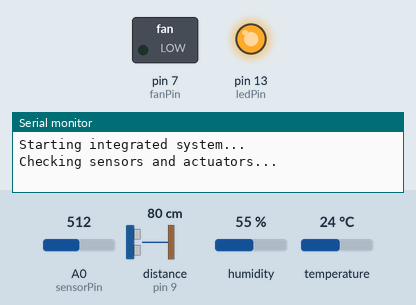
Recording of a sketch running on a simulated Arduino Uno, built with avr-gcc and run on an emulated ATmega328P. Shown: switched loads named in the sketch (green lamp = pin HIGH), output pins drawn as LEDs (lit = HIGH), the last lines printed to the serial monitor. Wiring (inferred from the names in the program): ultrasonic range finder: trigger pin 8; echo pin 9. The test bench sets the inputs (shaded band); at power-on: A0 (sensorPin) = 512, distance to the obstacle (sensor on pin 9) 80 cm, humidity 55 %, temperature 24 °C. The echo pulse lasts 58.3 µs per cm; pins used as bus, display or sensor lines are not drawn.

Above: at 0.1 s.
At 1.1 s:
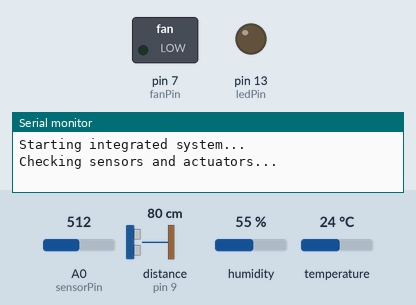
At 18.3 s:
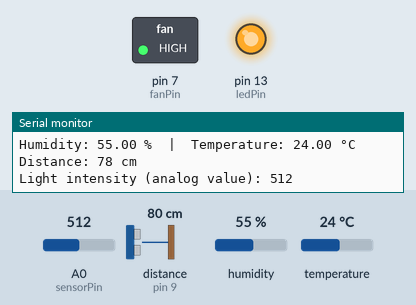
At 37.5 s:
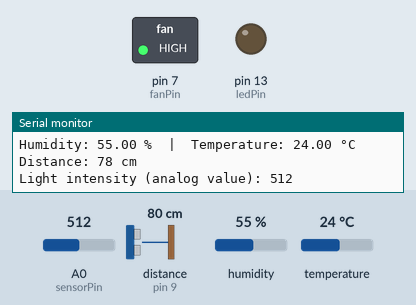
Timing chart, 0 to 39.0 s (numbered marks = the images above):
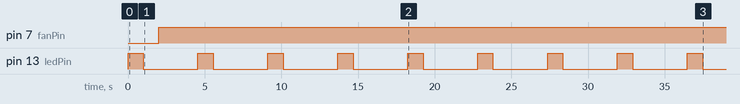

Measured:
- by itself, pin 7 (fanPin): LOW → HIGH at 2.0 s
- by itself, pin 13 (ledPin): alternates HIGH for 1.0 s and LOW for 3.6 s

The sketch:

full_prototype.ino
```cpp
/*
Project: Sensor and Actuator Control System
Author: Enrique A. Gracián Castro
Date: 25/09/2025
Description:
This code integrates the reading of multiple sensors (DHT11, ultrasonic, and LDR),
as well as the control of an LED and a relay (fan). The results are displayed
on the serial monitor for supervision.
*/

// ---------------------------
// Libraries
// ---------------------------
#include "DHT.h"              // Library for the DHT sensor
#include <Adafruit_Sensor.h>  // Universal Adafruit library

// ---------------------------
// Pin Definitions
// ---------------------------
#define DHTPIN 2              // DHT11 sensor pin
#define DHTTYPE DHT11         // DHT sensor type
const int ledPin = 13;        // LED pin (changed from 2 to avoid conflict)
const int fanPin = 7;         // Relay/fan pin
const int sensorPin = A0;     // Analog pin for the light sensor (LDR)
const int trigPin = 8;        // TRIG pin of the ultrasonic sensor
const int echoPin = 9;        // ECHO pin of the ultrasonic sensor

// ---------------------------
// Global Variables
// ---------------------------
long duration;                // Duration of the ultrasonic pulse
int distance;                 // Calculated distance in cm

// Initialize DHT object
DHT dht(DHTPIN, DHTTYPE);

// ---------------------------
// Initial Setup
// ---------------------------
void setup() {
  // Serial communication at 9600 baud
  Serial.begin(9600);
  Serial.println("Starting integrated system...");
  Serial.println("Checking sensors and actuators...");

  // Pin configuration
  pinMode(ledPin, OUTPUT);
  pinMode(fanPin, OUTPUT);
  pinMode(trigPin, OUTPUT);
  pinMode(echoPin, INPUT);

  // Initialize DHT sensor
  dht.begin();
}

// ---------------------------
// Main Loop
// ---------------------------
void loop() {
  // --- LED (blinking) ---
  digitalWrite(ledPin, HIGH);  // Turn LED on
  delay(1000);
  digitalWrite(ledPin, LOW);   // Turn LED off
  delay(1000);

  // --- Fan (relay) ---
  digitalWrite(fanPin, HIGH);  // Activate the fan

  // --- DHT11 Sensor (temperature and humidity) ---
  delay(2000); // Recommended interval between readings
  float h = dht.readHumidity();
  float t = dht.readTemperature();

  if (isnan(h) || isnan(t)) {
    Serial.println("Error reading from DHT11 sensor.");
  } else {
    Serial.print("Humidity: ");
    Serial.print(h);
    Serial.print(" %  |  Temperature: ");
    Serial.print(t);
    Serial.println(" °C");
  }

  // --- Ultrasonic Sensor (distance) ---
  digitalWrite(trigPin, LOW);
  delayMicroseconds(2);
  digitalWrite(trigPin, HIGH);
  delayMicroseconds(10);
  digitalWrite(trigPin, LOW);

  duration = pulseIn(echoPin, HIGH);
  distance = duration * 0.034 / 2; // Conversion to centimeters

  Serial.print("Distance: ");
  Serial.print(distance);
  Serial.println(" cm");

  // --- Light Sensor (LDR) ---
  int lightValue = analogRead(sensorPin);
  Serial.print("Light intensity (analog value): ");
  Serial.println(lightValue);

  delay(500); // Pause before the next iteration
}
```
